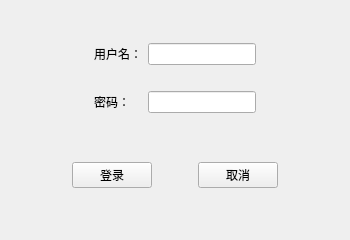
<?xml version="1.0" encoding="UTF-8"?>
<ui version="4.0">
 <class>MainWindow</class>
 <widget class="QMainWindow" name="MainWindow">
  <property name="geometry">
   <rect>
    <x>0</x>
    <y>0</y>
    <width>350</width>
    <height>240</height>
   </rect>
  </property>
  <property name="minimumSize">
   <size>
    <width>350</width>
    <height>240</height>
   </size>
  </property>
  <property name="maximumSize">
   <size>
    <width>350</width>
    <height>240</height>
   </size>
  </property>
  <property name="windowTitle">
   <string>登录</string>
  </property>
  <widget class="QWidget" name="centralwidget">
   <layout class="QVBoxLayout" name="verticalLayout">
    <item>
     <widget class="QWidget" name="widget" native="true">
      <property name="sizePolicy">
       <sizepolicy hsizetype="Preferred" vsizetype="Fixed">
        <horstretch>0</horstretch>
        <verstretch>0</verstretch>
       </sizepolicy>
      </property>
      <layout class="QGridLayout" name="gridLayout">
       <property name="leftMargin">
        <number>0</number>
       </property>
       <property name="topMargin">
        <number>0</number>
       </property>
       <property name="rightMargin">
        <number>0</number>
       </property>
       <property name="bottomMargin">
        <number>0</number>
       </property>
       <item row="0" column="0">
        <spacer name="horizontalSpacer_4">
         <property name="orientation">
          <enum>Qt::Horizontal</enum>
         </property>
         <property name="sizeHint" stdset="0">
          <size>
           <width>40</width>
           <height>20</height>
          </size>
         </property>
        </spacer>
       </item>
       <item row="0" column="3">
        <spacer name="horizontalSpacer_5">
         <property name="orientation">
          <enum>Qt::Horizontal</enum>
         </property>
         <property name="sizeHint" stdset="0">
          <size>
           <width>40</width>
           <height>20</height>
          </size>
         </property>
        </spacer>
       </item>
       <item row="0" column="1">
        <widget class="QLabel" name="label">
         <property name="text">
          <string>用户名：</string>
         </property>
        </widget>
       </item>
       <item row="0" column="2">
        <widget class="QLineEdit" name="lineEdit"/>
       </item>
       <item row="2" column="2">
        <widget class="QLineEdit" name="lineEdit_2">
         <property name="echoMode">
          <enum>QLineEdit::Password</enum>
         </property>
        </widget>
       </item>
       <item row="2" column="1">
        <widget class="QLabel" name="label_2">
         <property name="text">
          <string>密码：</string>
         </property>
        </widget>
       </item>
       <item row="1" column="1">
        <spacer name="verticalSpacer">
         <property name="orientation">
          <enum>Qt::Vertical</enum>
         </property>
         <property name="sizeHint" stdset="0">
          <size>
           <width>20</width>
           <height>20</height>
          </size>
         </property>
        </spacer>
       </item>
      </layout>
     </widget>
    </item>
    <item>
     <widget class="QWidget" name="widget_3" native="true">
      <property name="sizePolicy">
       <sizepolicy hsizetype="Preferred" vsizetype="Fixed">
        <horstretch>0</horstretch>
        <verstretch>0</verstretch>
       </sizepolicy>
      </property>
      <layout class="QHBoxLayout" name="horizontalLayout_3">
       <item>
        <spacer name="horizontalSpacer">
         <property name="orientation">
          <enum>Qt::Horizontal</enum>
         </property>
         <property name="sizeHint" stdset="0">
          <size>
           <width>40</width>
           <height>20</height>
          </size>
         </property>
        </spacer>
       </item>
       <item>
        <widget class="QPushButton" name="pushButton">
         <property name="text">
          <string>登录</string>
         </property>
        </widget>
       </item>
       <item>
        <spacer name="horizontalSpacer_3">
         <property name="orientation">
          <enum>Qt::Horizontal</enum>
         </property>
         <property name="sizeType">
          <enum>QSizePolicy::Fixed</enum>
         </property>
         <property name="sizeHint" stdset="0">
          <size>
           <width>40</width>
           <height>20</height>
          </size>
         </property>
        </spacer>
       </item>
       <item>
        <widget class="QPushButton" name="pushButton_2">
         <property name="text">
          <string>取消</string>
         </property>
        </widget>
       </item>
       <item>
        <spacer name="horizontalSpacer_2">
         <property name="orientation">
          <enum>Qt::Horizontal</enum>
         </property>
         <property name="sizeHint" stdset="0">
          <size>
           <width>40</width>
           <height>20</height>
          </size>
         </property>
        </spacer>
       </item>
      </layout>
     </widget>
    </item>
   </layout>
  </widget>
 </widget>
 <resources/>
 <connections/>
</ui>
